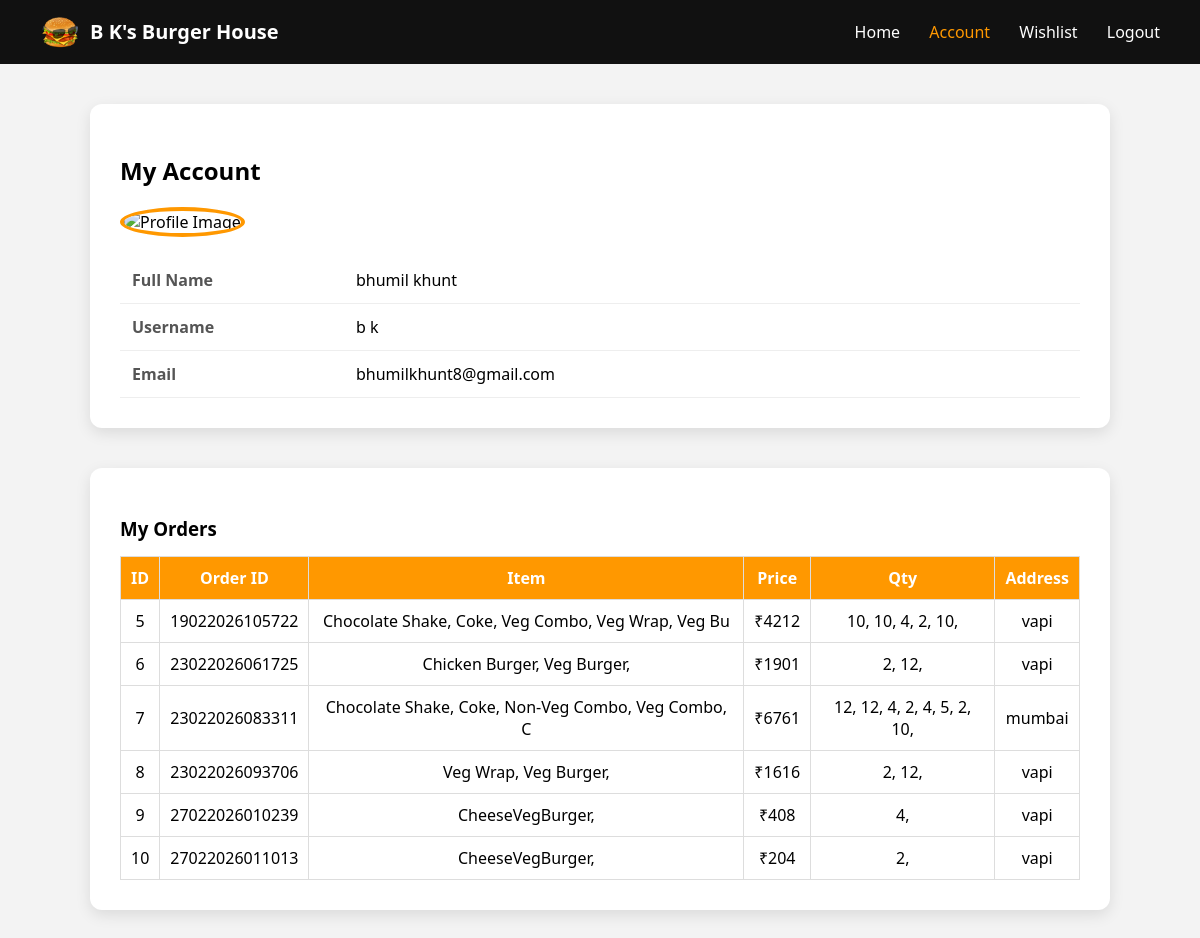
The app's page /account.php (signed in) with its own data.
### tables this page shows
CREATE TABLE `orders` (
  `id` int(11) NOT NULL,
  `fullname` varchar(50) NOT NULL,
  `username` varchar(50) NOT NULL,
  `order_id` varchar(50) NOT NULL,
  `item` varchar(50) NOT NULL,
  `quantity` varchar(255) NOT NULL,
  `email` varchar(50) NOT NULL,
  `address` varchar(255) NOT NULL,
  `details` varchar(50) NOT NULL DEFAULT 'Confirmed',
  `payment_method` varchar(20) NOT NULL DEFAULT 'cod',
  `status_time` datetime NOT NULL DEFAULT current_timestamp(),
  `order_time` datetime NOT NULL DEFAULT current_timestamp(),
  `price` int(11) NOT NULL
);

### account.php (the view, shortened to what this page needs)
<?php
include 'config.php';
$img = "uploads/default.png";
?>
<!DOCTYPE html>
<html lang="en">
<head>
</head>
<body>
<nav class="nav-container">
    <div class="nav-left">
        <a href="index.php" class="brand">
            <img src="Assets/logo.png">
            <span>B K's Burger House</span>
        </a>
    </div>
    <div class="nav-right">
        <a href="index.php">Home</a>
        <a id="active" href="account.php">Account</a>
        <a href="wishlist.php">Wishlist</a>
        <a href="logout.php">Logout</a>
    </div>
</nav>
<div class="container">
    <div class="account-details">
        <h2>My Account</h2>
        <div class="account-profile">
            <img src="<?php echo $img; ?>" alt="Profile Image">
        </div>
        <div class="account-info">
            <table>
                <tr>
                    <th>Full Name</th>
                    <td><?php echo $_SESSION['fullname']; ?></td>
                </tr>
                <tr>
                    <th>Username</th>
                    <td><?php echo $_SESSION['username']; ?></td>
                </tr>
                <tr>
                    <th>Email</th>
                    <td><?php echo $_SESSION['email']; ?></td>
                </tr>
            </table>
        </div>
    </div>
    <?php if($_SESSION["admin"] == "NO"): ?>
    <div class="orders-section">
        <h3>My Orders</h3>
        <?php
        $sql = "SELECT * FROM orders WHERE username='".$_SESSION['username']."'";
        $result = mysqli_query($conn, $sql);
        if(mysqli_num_rows($result) == 0):
        ?>
            <p class="no-orders">No Orders Found!</p>
        <?php else: ?>
            <table class="orders-table">
                <tr>
                    <th>ID</th>
                    <th>Order ID</th>
                    <th>Item</th>
                    <th>Price</th>
                    <th>Qty</th>
                    <th>Address</th>
                </tr>
                <?php while($row = mysqli_fetch_assoc($result)): ?>
                <tr>
                    <td><?php echo $row['id']; ?></td>
                    <td><?php echo $row['order_id']; ?></td>
                    <td><?php echo $row['item']; ?></td>
                    <td>₹<?php echo $row['price']; ?></td>
                    <td><?php echo $row['quantity']; ?></td>
                    <td><?php echo $row['address']; ?></td>
                </tr>
                <?php endwhile; ?>
            </table>
        <?php endif; ?>
    </div>
    <?php endif; ?>
</div>
</body>
</html>

### account.php (style rules this page uses)
body { margin:0; font-family:'Segoe UI', sans-serif; background:#f3f3f3; }
.nav-container { display:flex; justify-content:space-between; align-items:center; background:#111; padding:12px 40px; }
.brand { display:flex; align-items:center; gap:10px; text-decoration:none; color:white; font-size:20px; font-weight:bold; }
.brand img { width:40px; }
.nav-right a { color:white; text-decoration:none; margin-left:25px; font-size:16px; transition:0.3s; }
.nav-right a:hover, #active { color:#ff9800; }
.container { width:85%; margin:40px auto; }
.account-details { background:white; padding:30px; border-radius:12px; box-shadow:0 5px 15px rgba(0,0,0,0.1); }
.account-profile { text-align:left; margin:20px 0; }
.account-profile img { width:130px; height:130px; border-radius:50%; object-fit:cover; border:4px solid #ff9800; }
.account-info table { width:100%; border-collapse:collapse; margin-top:20px; }
.account-info th, .account-info td { text-align:left; padding:12px; border-bottom:1px solid #eee; }
.account-info th { width:200px; color:#555; }
.orders-section { margin-top:40px; background:white; padding:30px; border-radius:12px; box-shadow:0 5px 15px rgba(0,0,0,0.1); }
.orders-section h3 { margin-bottom:15px; }
.orders-table { width:100%; border-collapse:collapse; }
.orders-table th, .orders-table td { border:1px solid #ddd; padding:10px; text-align:center; }
.orders-table th { background:#ff9800; color:white; }

### records on screen
orders: id "5", order "19022026105722", item "Chocolate Shake, Coke, Veg Combo, Veg Wrap, Veg Bu", price "4212", quantity "10, 10, 4, 2, 10,", address "vapi"
orders: id "6", order "23022026061725", item "Chicken Burger, Veg Burger,", price "1901", quantity "2, 12,", address "vapi"
orders: id "7", order "23022026083311", item "Chocolate Shake, Coke, Non-Veg Combo, Veg Combo, C", price "6761", quantity "12, 12, 4, 2, 4, 5, 2, 10,", address "mumbai"
orders: id "8", order "23022026093706", item "Veg Wrap, Veg Burger,", price "1616", quantity "2, 12,", address "vapi"
orders: id "9", order "27022026010239", item "CheeseVegBurger,", price "408", quantity "4,", address "vapi"
orders: id "10", order "27022026011013", item "CheeseVegBurger,", price "204", quantity "2,", address "vapi"

### other values on screen
$_SESSION['fullname'] "bhumil khunt"
$_SESSION['username'] "b k"
$_SESSION['email'] "bhumilkhunt8@gmail.com"
